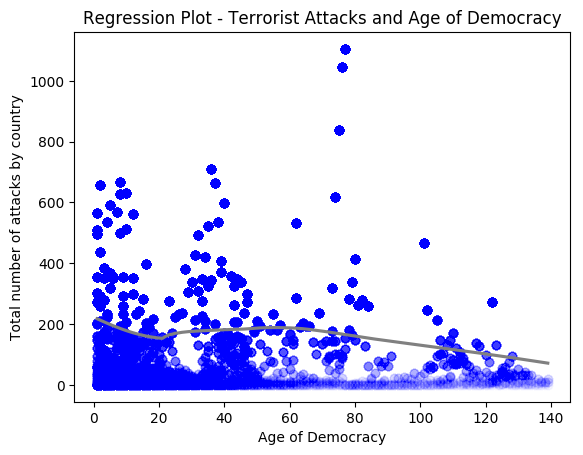

This figure's Python source:
#!/usr/bin/env python

import pandas as pd
import numpy as np
import matplotlib.pyplot as plt
import seaborn as sns
import csv
import statsmodels.api as sm
import statsmodels.formula.api as smf
import statsmodels as sms

df = pd.read_csv('CheibubStart.csv')
ax = sns.regplot(x='agereg', y="count", data=df, lowess = True,
            scatter_kws = {"alpha" : 0.009, "color" : "blue"}, line_kws = {"color" : "gray"});
ax.set(xlabel='Age of Democracy', ylabel='Total number of attacks by country', title = "Regression Plot - Terrorist Attacks and Age of Democracy")

plt.savefig('figure15.png', bbox_inches='tight')
